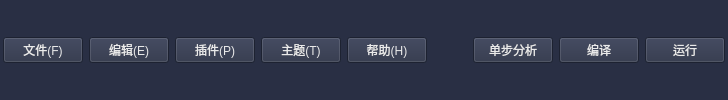
     <widget class="QWidget" name="main_wg_menu" native="true">
      <property name="sizePolicy">
       <sizepolicy hsizetype="Preferred" vsizetype="Fixed">
        <horstretch>0</horstretch>
        <verstretch>0</verstretch>
       </sizepolicy>
      </property>
      <property name="styleSheet">
       <string notr="true">background-color:rgb(41, 47, 68)</string>
      </property>
      <layout class="QHBoxLayout" name="main_hl_menubar">
       <property name="leftMargin">
        <number>3</number>
       </property>
       <property name="topMargin">
        <number>3</number>
       </property>
       <property name="rightMargin">
        <number>3</number>
       </property>
       <property name="bottomMargin">
        <number>3</number>
       </property>
       <item>
        <widget class="QPushButton" name="main_menu_bt_1file">
         <property name="enabled">
          <bool>true</bool>
         </property>
         <property name="sizePolicy">
          <sizepolicy hsizetype="Fixed" vsizetype="Fixed">
           <horstretch>0</horstretch>
           <verstretch>0</verstretch>
          </sizepolicy>
         </property>
         <property name="minimumSize">
          <size>
           <width>72</width>
           <height>21</height>
          </size>
         </property>
         <property name="styleSheet">
          <string notr="true">QPushButton{font: 75 10pt &quot;微软雅黑&quot;;border-image:url(:/img/app_round_button_transparent.9.png);color:rgb(234, 234, 234)}
QPushButton:hover{border-image: url(:/img/app_round_button_darkblue.9.png);color:rgb(255,255,255)}
QPushButton:pressed{border-image: url(:/img/app_round_button_transparent.9.png);color:rgb(234, 234, 234)}
QPushButton::menu-indicator{image:None;}</string>
         </property>
         <property name="text">
          <string>文件(F)</string>
         </property>
        </widget>
       </item>
       <item>
        <widget class="QPushButton" name="main_menu_bt_2edit">
         <property name="sizePolicy">
          <sizepolicy hsizetype="Fixed" vsizetype="Fixed">
           <horstretch>0</horstretch>
           <verstretch>0</verstretch>
          </sizepolicy>
         </property>
         <property name="minimumSize">
          <size>
           <width>72</width>
           <height>21</height>
          </size>
         </property>
         <property name="styleSheet">
          <string notr="true">QPushButton{font: 75 10pt &quot;微软雅黑&quot;;border-image:url(:/img/app_round_button_transparent.9.png);color:rgb(234, 234, 234)}
QPushButton:hover{border-image: url(:/img/app_round_button_darkblue.9.png);color:rgb(255,255,255)}
QPushButton:pressed{border-image: url(:/img/app_round_button_transparent.9.png);color:rgb(234, 234, 234)}
QPushButton::menu-indicator{image:None;}</string>
         </property>
         <property name="text">
          <string>编辑(E)</string>
         </property>
        </widget>
       </item>
       <item>
        <widget class="QPushButton" name="main_menu_bt_3setting">
         <property name="sizePolicy">
          <sizepolicy hsizetype="Fixed" vsizetype="Fixed">
           <horstretch>0</horstretch>
           <verstretch>0</verstretch>
          </sizepolicy>
         </property>
         <property name="minimumSize">
          <size>
           <width>72</width>
           <height>21</height>
          </size>
         </property>
         <property name="styleSheet">
          <string notr="true">QPushButton{font: 75 10pt &quot;微软雅黑&quot;;border-image:url(:/img/app_round_button_transparent.9.png);color:rgb(234, 234, 234)}
QPushButton:hover{border-image: url(:/img/app_round_button_darkblue.9.png);color:rgb(255,255,255)}
QPushButton:pressed{border-image: url(:/img/app_round_button_transparent.9.png);color:rgb(234, 234, 234)}
QPushButton::menu-indicator{image:None;}</string>
         </property>
         <property name="text">
          <string>插件(P)</string>
         </property>
        </widget>
       </item>
       <item>
        <widget class="QPushButton" name="main_menu_bt_4theme">
         <property name="sizePolicy">
          <sizepolicy hsizetype="Fixed" vsizetype="Fixed">
           <horstretch>0</horstretch>
           <verstretch>0</verstretch>
          </sizepolicy>
         </property>
         <property name="minimumSize">
          <size>
           <width>72</width>
           <height>21</height>
          </size>
         </property>
         <property name="styleSheet">
          <string notr="true">QPushButton{font: 75 10pt &quot;微软雅黑&quot;;border-image:url(:/img/app_round_button_transparent.9.png);color:rgb(234, 234, 234)}
QPushButton:hover{border-image: url(:/img/app_round_button_darkblue.9.png);color:rgb(255,255,255)}
QPushButton:pressed{border-image: url(:/img/app_round_button_transparent.9.png);color:rgb(234, 234, 234)}
QPushButton::menu-indicator{image:None;}</string>
         </property>
         <property name="text">
          <string>主题(T)</string>
         </property>
        </widget>
       </item>
       <item>
        <widget class="QPushButton" name="main_menu_bt_5help">
         <property name="sizePolicy">
          <sizepolicy hsizetype="Fixed" vsizetype="Fixed">
           <horstretch>0</horstretch>
           <verstretch>0</verstretch>
          </sizepolicy>
         </property>
         <property name="minimumSize">
          <size>
           <width>72</width>
           <height>21</height>
          </size>
         </property>
         <property name="styleSheet">
          <string notr="true">QPushButton{font: 75 10pt &quot;微软雅黑&quot;;border-image:url(:/img/app_round_button_transparent.9.png);color:rgb(234, 234, 234)}
QPushButton:hover{border-image: url(:/img/app_round_button_darkblue.9.png);color:rgb(255,255,255)}
QPushButton:pressed{border-image: url(:/img/app_round_button_transparent.9.png);color:rgb(234, 234, 234)}
QPushButton::menu-indicator{image:None;}</string>
         </property>
         <property name="text">
          <string>帮助(H)</string>
         </property>
        </widget>
       </item>
       <item>
        <spacer name="horizontalSpacer">
         <property name="orientation">
          <enum>Qt::Horizontal</enum>
         </property>
         <property name="sizeHint" stdset="0">
          <size>
           <width>40</width>
           <height>20</height>
          </size>
         </property>
        </spacer>
       </item>
       <item>
        <widget class="QPushButton" name="main_menu_bt_6bystep">
         <property name="sizePolicy">
          <sizepolicy hsizetype="Fixed" vsizetype="Fixed">
           <horstretch>0</horstretch>
           <verstretch>0</verstretch>
          </sizepolicy>
         </property>
         <property name="minimumSize">
          <size>
           <width>72</width>
           <height>21</height>
          </size>
         </property>
         <property name="styleSheet">
          <string notr="true">QPushButton{font: 75 10pt &quot;微软雅黑&quot;;border-image:url(:/img/app_round_button_darkblue.9.png);color:rgb(234, 234, 234)}
QPushButton:hover{border-image: url(:/img/app_round_button_green.9.png);color:rgb(255,255,255)}
QPushButton:pressed{border-image: url(:/img/app_round_button_darkblue.9.png);color:rgb(234, 234, 234)}
QPushButton::menu-indicator{image:None;}</string>
         </property>
         <property name="text">
          <string>单步分析</string>
         </property>
        </widget>
       </item>
       <item>
        <widget class="QPushButton" name="main_menu_bt_7compile">
         <property name="sizePolicy">
          <sizepolicy hsizetype="Fixed" vsizetype="Fixed">
           <horstretch>0</horstretch>
           <verstretch>0</verstretch>
          </sizepolicy>
         </property>
         <property name="minimumSize">
          <size>
           <width>72</width>
           <height>21</height>
          </size>
         </property>
         <property name="styleSheet">
          <string notr="true">QPushButton{font: 75 10pt &quot;微软雅黑&quot;;border-image:url(:/img/app_round_button_darkblue.9.png);color:rgb(234, 234, 234)}
QPushButton:hover{border-image: url(:/img/app_round_button_green.9.png);color:rgb(255,255,255)}
QPushButton:pressed{border-image: url(:/img/app_round_button_darkblue.9.png);color:rgb(234, 234, 234)}
QPushButton::menu-indicator{image:None;}</string>
         </property>
         <property name="text">
          <string>编译</string>
         </property>
        </widget>
       </item>
       <item>
        <widget class="QPushButton" name="main_menu_bt_8run">
         <property name="sizePolicy">
          <sizepolicy hsizetype="Fixed" vsizetype="Fixed">
           <horstretch>0</horstretch>
           <verstretch>0</verstretch>
          </sizepolicy>
         </property>
         <property name="minimumSize">
          <size>
           <width>72</width>
           <height>21</height>
          </size>
         </property>
         <property name="styleSheet">
          <string notr="true">QPushButton{font: 75 10pt &quot;微软雅黑&quot;;border-image:url(:/img/app_round_button_darkblue.9.png);color:rgb(234, 234, 234)}
QPushButton:hover{border-image: url(:/img/app_round_button_green.9.png);color:rgb(255,255,255)}
QPushButton:pressed{border-image: url(:/img/app_round_button_darkblue.9.png);color:rgb(234, 234, 234)}
QPushButton::menu-indicator{image:None;}</string>
         </property>
         <property name="text">
          <string>运行</string>
         </property>
        </widget>
       </item>
      </layout>
     </widget>
